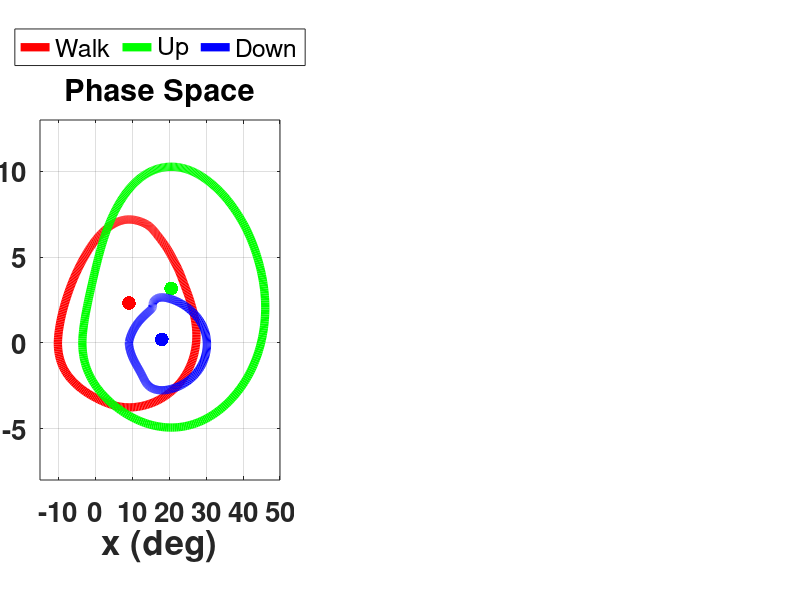
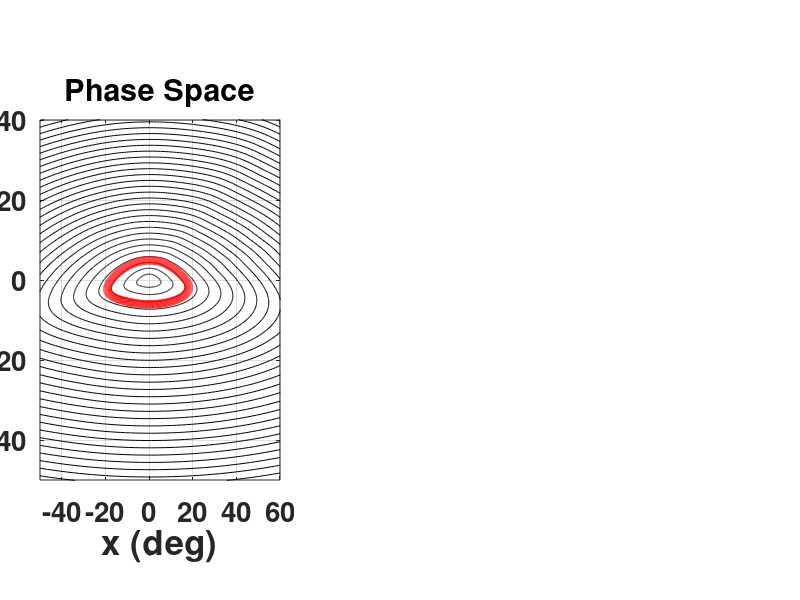
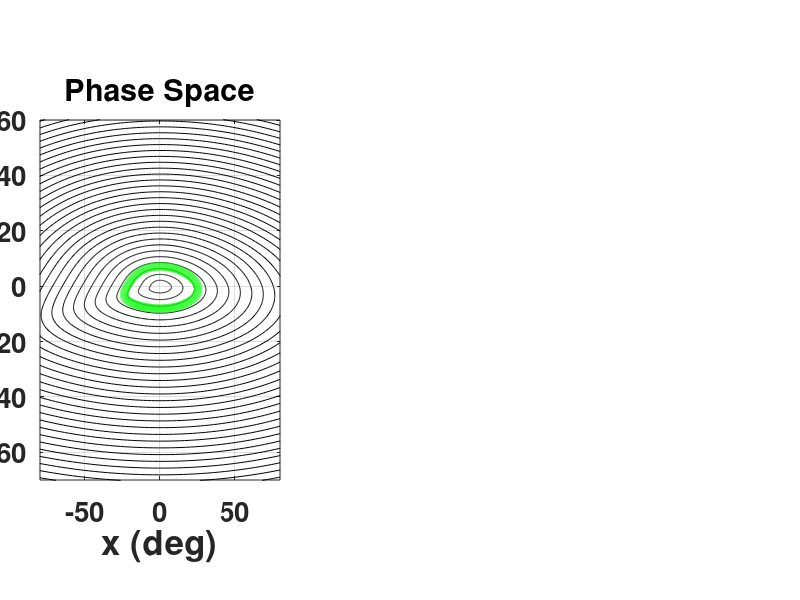
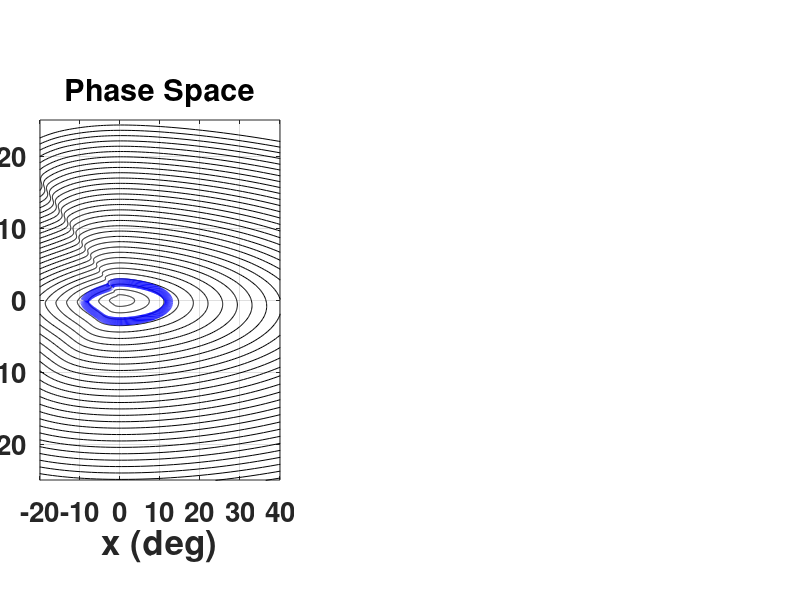

These charts were generated, in order, by the following MATLAB code:
% Script used to generate exemplar phase curves and associated data
%
% *input
%   - levelWalk
%   - upStairs
%   - downStairs
%   Input struct contains:
%        --- *****/     # Types of activity
%        	--- time/	# Time of a complete stride (begin with zero)
%        	--- data/	# Global thigh angle corresponds to that stride
%   NOTE: If creating exemplar dataset for MPV method, the strides data
%   should be divided with specific initial point (minimal global thigh
%   angle in here).
%
% *output
%   - PWalkDataset
%   - PUpDataset
%   - PDownDataset
%   Output struct contains:
%        --- *****/         # Types of activity
%           --- *BaseAngle/	# Initial angle of exemplar phase curves
%           --- pValue/     # Normalized progession value of points
%           --- PhaseAngle/	# Angle of points with respect to initial line
%           --- pPoint/     # X and Y coordinates of each point at curves
%           --- *Origin/	# Coordinates of the centroid
%           --- *Range/     # Value range of X and Y
% -------------------------------------------------------------------------

clear;
close all;
clc;

% define type of method 
method = 'MPVV';
% method = 'PV';

% stride data used to create exemplar phase curves and associated data.
% the example data are seven-subject-averaged global thigh angle (excl. S4).
load('Example_Cross_S4.mat')

TimeWalk    = levelWalk.time;
Walk        = levelWalk.data;
TimeUp      = upStairs.time;
Up          = upStairs.data;
TimeDown    = downStairs.time;
Down        = downStairs.data;

% -------------------------------------------------------------------------
% time normalization
if ~strcmp(method, 'PV')
    timeScale = 2;
    TimeWalk = timeScale / max(TimeWalk) .* TimeWalk;
    TimeDown = timeScale / max(TimeDown) .* TimeDown;
    TimeUp   = timeScale / max(TimeUp)   .* TimeUp;
end

% -------------------------------------------------------------------------
%% levelWalk
% search the point with value approximate to the value of initial point
% searching from the location of fix(length(Walk)/2) to end
Subtract = abs(Walk(fix(length(Walk)/2):length(Walk)) - Walk(1));
% get the location
loc = fix(length(Walk)/2) + find(Subtract == min(Subtract)) - 1;
% cut out into a self-consistent stride in order to form a closed curve
Walk = Walk(1:loc);
TimeWalk = TimeWalk(1:loc);

% compute the coordinate Y
yWalk = zeros(size(TimeWalk));
for i=2:length(TimeWalk)
    yWalk(i)=trapz(TimeWalk(1:i), Walk(1:i) - mean(Walk));
end

% add a point at the end to form a closed-curve
len = length(TimeWalk);
yWalk(len+1) = yWalk(1);
Walk(len+1) = Walk(1);
TimeWalk(len+1) = TimeWalk(len) + TimeWalk(2);  % time begins with zero

% get coordinates of the centroid
xbWalk = mean(Walk);
ybWalk = mean(yWalk);

% plot the exemplar phase curve of level walking
figure('name', 'Exemplar Phase Curves'); hold on
% axis equal
plot(Walk,yWalk, 'r', 'linewidth', 6);
hl(1) = plot(xbWalk, ybWalk, 'r.', 'markerSize', 30);
grid;

% -------------------------------------------------------------------------
%% upStairs
Subtract = abs(Up(fix(length(Up)/2):length(Up)) - Up(1));
loc = fix(length(Up)/2) + find(Subtract == min(Subtract)) - 1;
Up = Up(1:loc);
TimeUp = TimeUp(1:loc);

% Y coordinate for exemplar upStair phase curve
yUp = zeros(size(TimeUp));
for i=2:length(TimeUp)
    yUp(i)=trapz(TimeUp(1:i), Up(1:i) - mean(Up));
end

% form a closed phase curve
len = length(TimeUp);
yUp(len+1) = yUp(1);
Up(len+1) = Up(1);
TimeUp(len+1)=TimeUp(len) + TimeUp(2);

% centroid coordinates
xbUp = mean(Up);
ybUp = mean(yUp);

% plot the exemplar phase curve for upStairs
plot(Up,yUp,'g','linewidth',6);
hl(2) = plot(xbUp,ybUp,'g.','markersize',30);

% -------------------------------------------------------------------------
%% downStairs
Subtract = abs(Down(fix(length(Down)/2):length(Down)) - Down(1));
loc = fix(length(Down)/2) + find(Subtract == min(Subtract)) - 1;
Down = Down(1:loc);
TimeDown = TimeDown(1:loc);

% compute the coordinate Y
yDown = zeros(size(TimeDown));
for i=2:length(TimeDown)
    yDown(i)=trapz(TimeDown(1:i), Down(1:i) - mean(Down));
end

% form a closed phase curve
len = length(TimeDown);
yDown(len+1) = yDown(1);
Down(len+1) = Down(1);
TimeDown(len+1)=TimeDown(len) + TimeDown(2);

% centroid coordinates
xbDown = mean(Down);
ybDown = mean(yDown);

% plot the exemplar phase curve for downStairs
plot(Down,yDown, 'b', 'linewidth', 6);
hl(3) = plot(xbDown,ybDown, 'b.', 'markersize', 30);

% complete the figure for phase curves
ylabel('y (deg﹞s)','FontWeight','bold','Fontsize',25);
xlabel('x (deg)','FontWeight','bold','Fontsize',25);
title('Phase Space','FontWeight','bold','Fontsize',20);
axis([-15, 50, -8, 13]);
set(gca,'FontSize',25,'FontWeight','bold','Fontsize',20, ...
    'box', 'on', 'position', [.05 .2 .3 .6]);
set(get(gca,'YLabel'),'Fontsize',25,'FontWeight','bold');
set(get(gca,'XLabel'),'Fontsize',25,'FontWeight','bold');
set(hl,'handlevisibility','off');
legend('Walk', 'Up', 'Down',...
    'Location','NorthOutside','Orientation','horizontal');

% -------------------------------------------------------------------------
%% plot phase curves at activity-specific coordinate frames
% new coordinate frame for levelWalk
xWalkNew = Walk - xbWalk;
yWalkNew = yWalk - ybWalk;

figure('Name', 'NewCoordinateWalk'); hold on;
% axis equal
ylabel('y (deg﹞s)','FontWeight','bold','Fontsize',25);
xlabel('x (deg)','FontWeight','bold','Fontsize',25);
title('Phase Space','FontWeight','bold','Fontsize',20);
set(gca,'FontSize',25,'FontWeight','bold','Fontsize',20,...
    'box', 'on', 'position', [.05 .2 .3 .6]);
set(get(gca,'YLabel'),'Fontsize',25,'FontWeight','bold');
set(get(gca,'XLabel'),'Fontsize',25,'FontWeight','bold');
axis([-50,60,-50,40]);
grid

% plot web with interval scale of 0.3
for i=0:0.3:10
    plot(i.*xWalkNew, i.*yWalkNew, 'k', 'linewidth', 0.5)
end
plot(xWalkNew, yWalkNew, 'r', 'linewidth', 6);

% -------------------------------------------------------------------------
% new coordinate frame for upStairs
xUpNew = Up - xbUp;
yUpNew = yUp - ybUp;

figure('Name', 'NewCoordinateUp'); hold on;
% axis equal
ylabel('y (deg﹞s)','FontWeight','bold','Fontsize',25);
xlabel('x (deg)','FontWeight','bold','Fontsize',25);
title('Phase Space','FontWeight','bold','Fontsize',20);
set(gca,'FontSize',25,'FontWeight','bold','Fontsize',20,...
    'box', 'on', 'position', [.05 .2 .3 .6]);
set(get(gca,'YLabel'),'Fontsize',25,'FontWeight','bold');
set(get(gca,'XLabel'),'Fontsize',25,'FontWeight','bold');
axis([-80,80,-70,60]);
grid

% plot web with interval scale of 0.3
for i=0:0.3:10
    plot(i.*xUpNew, i.*yUpNew, 'k','linewidth', 0.5)
end
plot(xUpNew, yUpNew, 'g', 'linewidth', 6);

% -------------------------------------------------------------------------
% new coordinate frame for downStairs
xDownNew = Down - xbDown;
yDownNew = yDown - ybDown;

figure('Name', 'NewCoordinateDown'); hold on;
% axis equal
ylabel('y (deg﹞s)','FontWeight','bold','Fontsize',25);
xlabel('x (deg)','FontWeight','bold','Fontsize',25);
title('Phase Space','FontWeight','bold','Fontsize',20);
set(gca,'FontSize',25,'FontWeight','bold','Fontsize',20,...
    'box', 'on', 'position', [.05 .2 .3 .6]);
set(get(gca,'YLabel'),'Fontsize',25,'FontWeight','bold');
set(get(gca,'XLabel'),'Fontsize',25,'FontWeight','bold');
axis([-20,40,-25,25]);
grid

% plot web with interval scale of 0.3
for i=0:0.3:10
    plot(i.*xDownNew, i.*yDownNew, 'k','linewidth', 0.5)
end
plot(xDownNew, yDownNew, 'b', 'linewidth', 6);

% -------------------------------------------------------------------------
% extract information from phase curves
%% levelWalk
% herein using normalized time to substitute normalized progression
timeScale = 1;
PWalkDataset.pValue = timeScale / max(TimeWalk) .* TimeWalk;

% base angle used to computed relative angle of points
PWalkDataset.WalkBaseAngle = atan2(yWalkNew(1),xWalkNew(1));

% X and Y coordinates and relative angle of points located at the curve
PWalkDataset.pPoint(1).x = Walk(1);
PWalkDataset.pPoint(1).y = yWalk(1);
% phase angle of each point at the exemplar phase curve, which will be
% used in searching adjacent points to the POINT to be parameterized.
PWalkDataset.PhaseAngle = zeros(size(TimeWalk));
for i=2:1:length(TimeWalk)
    Angle = atan2(yWalkNew(i),xWalkNew(i)) - PWalkDataset.WalkBaseAngle;
    if(Angle <= 0)
        PWalkDataset.PhaseAngle(i) = Angle + 2 * pi;
    else
        PWalkDataset.PhaseAngle(i) = Angle;
    end
    % store coordinates X and Y which will be used to compute intersection
    % point and magnitude
    PWalkDataset.pPoint(i).x = Walk(i);
    PWalkDataset.pPoint(i).y = yWalk(i);
end

% coordinates of centroid
PWalkDataset.WalkOrigin.x = xbWalk;
PWalkDataset.WalkOrigin.y = ybWalk;

% value range of X and Y coodinates (used in MPV method to normalize
% coordinates and penalty the X
PWalkDataset.WalkRange.x = max(Walk) - min(Walk);
PWalkDataset.WalkRange.y = max(yWalk) - min(yWalk);

% -------------------------------------------------------------------------
%% upStairs
PUpDataset.pValue = timeScale/max(TimeUp).*TimeUp;
PUpDataset.UpBaseAngle = atan2(yUpNew(1),xUpNew(1));

% X and Y coordinates and relative angle
PUpDataset.pPoint(1).x = Up(1);
PUpDataset.pPoint(1).y = yUp(1);
PUpDataset.PhaseAngle = zeros(size(TimeUp));
for i=2:1:length(TimeUp)
    Angle = atan2(yUpNew(i),xUpNew(i)) - PUpDataset.UpBaseAngle;
    if(Angle <= 0)
        PUpDataset.PhaseAngle(i) = Angle + 2 * pi;
    else
        PUpDataset.PhaseAngle(i) = Angle;
    end
    PUpDataset.pPoint(i).x = Up(i);
    PUpDataset.pPoint(i).y = yUp(i);
end

% centroid
PUpDataset.UpOrigin.x = xbUp;
PUpDataset.UpOrigin.y = ybUp;

% value range
PUpDataset.UpRange.x = max(Up) - min(Up);
PUpDataset.UpRange.y = max(yUp) - min(yUp);

% -------------------------------------------------------------------------
%% downStairs
PDownDataset.pValue = timeScale/max(TimeDown).*TimeDown;
PDownDataset.DownBaseAngle = atan2(yDownNew(1),xDownNew(1));

% X and Y coordinates and relative angle
PDownDataset.pPoint(1).x = Down(1);
PDownDataset.pPoint(1).y = yDown(1);
PDownDataset.PhaseAngle = zeros(size(TimeDown));
for i=2:1:length(TimeDown)
    Angle = atan2(yDownNew(i),xDownNew(i)) - PDownDataset.DownBaseAngle;
    if(Angle <= 0)
        PDownDataset.PhaseAngle(i) = Angle + 2 * pi;
    else
        PDownDataset.PhaseAngle(i) = Angle;
    end
    PDownDataset.pPoint(i).x = Down(i);
    PDownDataset.pPoint(i).y = yDown(i);
end

% centroid
PDownDataset.DownOrigin.x = xbDown;
PDownDataset.DownOrigin.y = ybDown;

% value range
PDownDataset.DownRange.x = max(Down) - min(Down);
PDownDataset.DownRange.y = max(yDown) - min(yDown);

% save exemplar data as .mat file
fName = 'ExampleResult_';
save([fName, method], 'PWalkDataset', 'PUpDataset', 'PDownDataset');

% clear temporary variables
clearvars -EXCEPT PDownDataset PUpDataset PWalkDataset;
